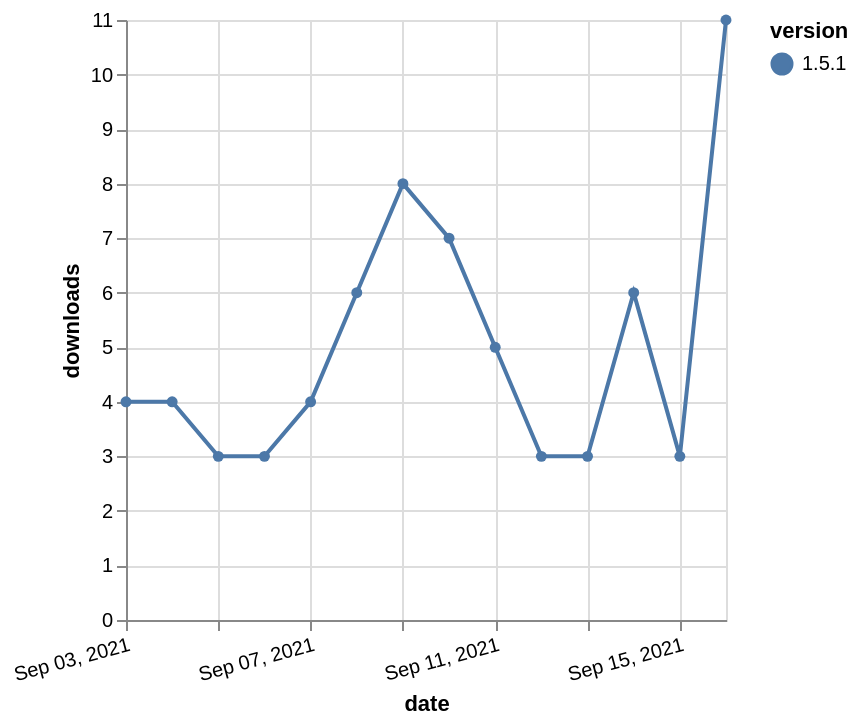

Specify this chart in Vega-Lite:
### Vega-Lite specification from a JSON file in a GitHub repository (floating-point values rounded to 4 significant figures)
{"$schema": "https://vega.github.io/schema/vega-lite/v5.json", "description": "A simple bar chart with embedded data.", "data": {"values": [{"date": "2021-09-03", "total": 12520, "delta": 4, "version": "1.5.1"}, {"date": "2021-09-04", "total": 12524, "delta": 4, "version": "1.5.1"}, {"date": "2021-09-05", "total": 12527, "delta": 3, "version": "1.5.1"}, {"date": "2021-09-06", "total": 12530, "delta": 3, "version": "1.5.1"}, {"date": "2021-09-07", "total": 12534, "delta": 4, "version": "1.5.1"}, {"date": "2021-09-08", "total": 12540, "delta": 6, "version": "1.5.1"}, {"date": "2021-09-09", "total": 12548, "delta": 8, "version": "1.5.1"}, {"date": "2021-09-10", "total": 12555, "delta": 7, "version": "1.5.1"}, {"date": "2021-09-11", "total": 12560, "delta": 5, "version": "1.5.1"}, {"date": "2021-09-12", "total": 12563, "delta": 3, "version": "1.5.1"}, {"date": "2021-09-13", "total": 12566, "delta": 3, "version": "1.5.1"}, {"date": "2021-09-14", "total": 12572, "delta": 6, "version": "1.5.1"}, {"date": "2021-09-15", "total": 12575, "delta": 3, "version": "1.5.1"}, {"date": "2021-09-16", "total": 12586, "delta": 11, "version": "1.5.1"}]}, "width": "container", "mark": {"type": "line", "point": {"filled": true}}, "encoding": {"x": {"field": "date", "type": "temporal", "timeUnit": "yearmonthdate", "title": "date", "axis": {"labelAngle": -15}}, "y": {"field": "delta", "type": "quantitative", "title": "downloads"}, "color": {"field": "version", "type": "nominal"}, "tooltip": {"field": "delta"}}}
